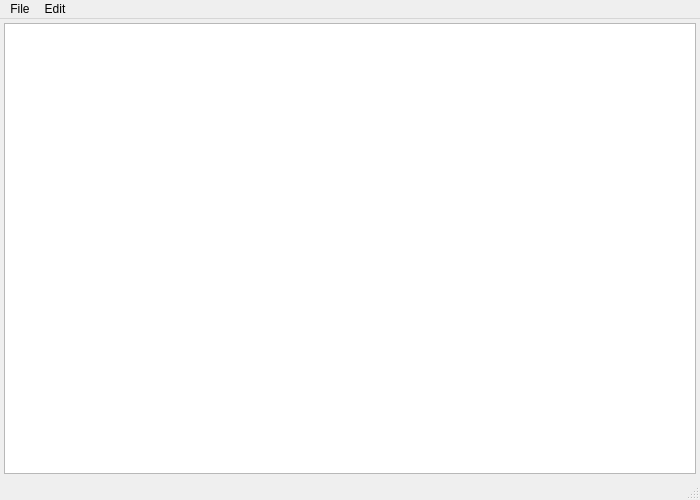
<?xml version="1.0" encoding="UTF-8"?>
<ui version="4.0">
 <class>MainWindow</class>
 <widget class="QMainWindow" name="MainWindow">
  <property name="geometry">
   <rect>
    <x>0</x>
    <y>0</y>
    <width>700</width>
    <height>500</height>
   </rect>
  </property>
  <property name="windowTitle">
   <string>Demo 10 - File I/O</string>
  </property>
  <widget class="QWidget" name="centralWidget">
   <layout class="QVBoxLayout" name="verticalLayout">
    <property name="leftMargin">
     <number>4</number>
    </property>
    <property name="topMargin">
     <number>4</number>
    </property>
    <property name="rightMargin">
     <number>4</number>
    </property>
    <property name="bottomMargin">
     <number>4</number>
    </property>
    <item>
     <widget class="QTextEdit" name="textEdit"/>
    </item>
   </layout>
  </widget>
  <widget class="QMenuBar" name="menuBar">
   <widget class="QMenu" name="menuFile">
    <property name="title">
     <string>File</string>
    </property>
    <addaction name="actionNew"/>
    <addaction name="actionOpen"/>
    <addaction name="separator"/>
    <addaction name="actionSave"/>
    <addaction name="actionSaveAs"/>
    <addaction name="separator"/>
    <addaction name="menuRecentFiles"/>
    <addaction name="separator"/>
    <addaction name="actionExit"/>
    <widget class="QMenu" name="menuRecentFiles">
     <property name="title">
      <string>Recent Files</string>
     </property>
    </widget>
   </widget>
   <widget class="QMenu" name="menuEdit">
    <property name="title">
     <string>Edit</string>
    </property>
    <addaction name="actionUndo"/>
    <addaction name="actionRedo"/>
    <addaction name="separator"/>
    <addaction name="actionCut"/>
    <addaction name="actionCopy"/>
    <addaction name="actionPaste"/>
   </widget>
   <addaction name="menuFile"/>
   <addaction name="menuEdit"/>
  </widget>
  <widget class="QStatusBar" name="statusBar"/>
  <action name="actionNew">
   <property name="text">
    <string>New</string>
   </property>
   <property name="shortcut">
    <string>Ctrl+N</string>
   </property>
  </action>
  <action name="actionOpen">
   <property name="text">
    <string>Open</string>
   </property>
   <property name="shortcut">
    <string>Ctrl+O</string>
   </property>
  </action>
  <action name="actionSave">
   <property name="text">
    <string>Save</string>
   </property>
   <property name="shortcut">
    <string>Ctrl+S</string>
   </property>
  </action>
  <action name="actionSaveAs">
   <property name="text">
    <string>Save As...</string>
   </property>
   <property name="shortcut">
    <string>Ctrl+Shift+S</string>
   </property>
  </action>
  <action name="actionExit">
   <property name="text">
    <string>Exit</string>
   </property>
   <property name="shortcut">
    <string>Ctrl+Q</string>
   </property>
  </action>
  <action name="actionUndo">
   <property name="text">
    <string>Undo</string>
   </property>
   <property name="shortcut">
    <string>Ctrl+Z</string>
   </property>
  </action>
  <action name="actionRedo">
   <property name="text">
    <string>Redo</string>
   </property>
   <property name="shortcut">
    <string>Ctrl+Y</string>
   </property>
  </action>
  <action name="actionCut">
   <property name="text">
    <string>Cut</string>
   </property>
   <property name="shortcut">
    <string>Ctrl+X</string>
   </property>
  </action>
  <action name="actionCopy">
   <property name="text">
    <string>Copy</string>
   </property>
   <property name="shortcut">
    <string>Ctrl+C</string>
   </property>
  </action>
  <action name="actionPaste">
   <property name="text">
    <string>Paste</string>
   </property>
   <property name="shortcut">
    <string>Ctrl+V</string>
   </property>
  </action>
 </widget>
 <resources/>
 <connections/>
</ui>
